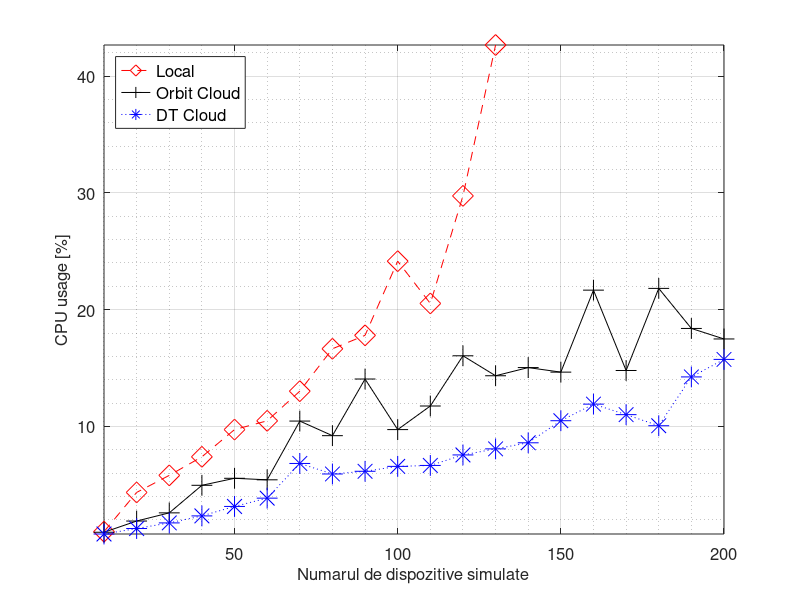
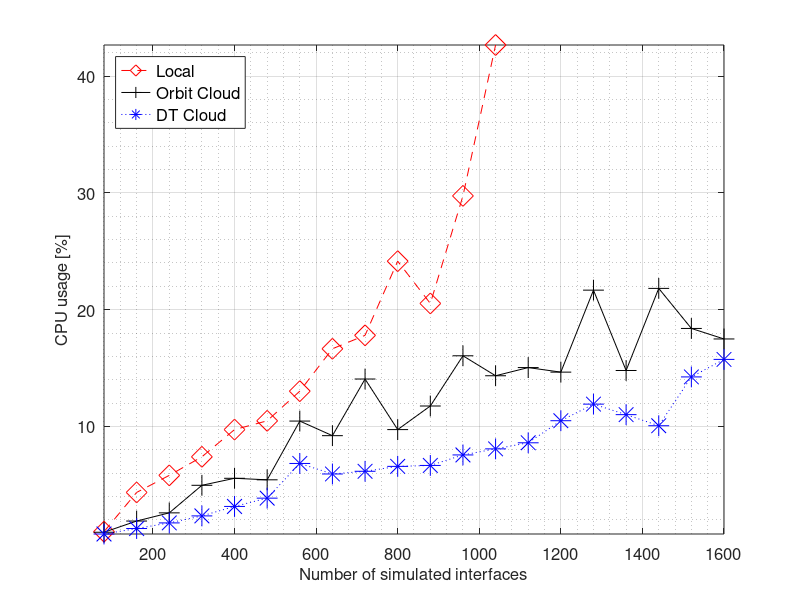
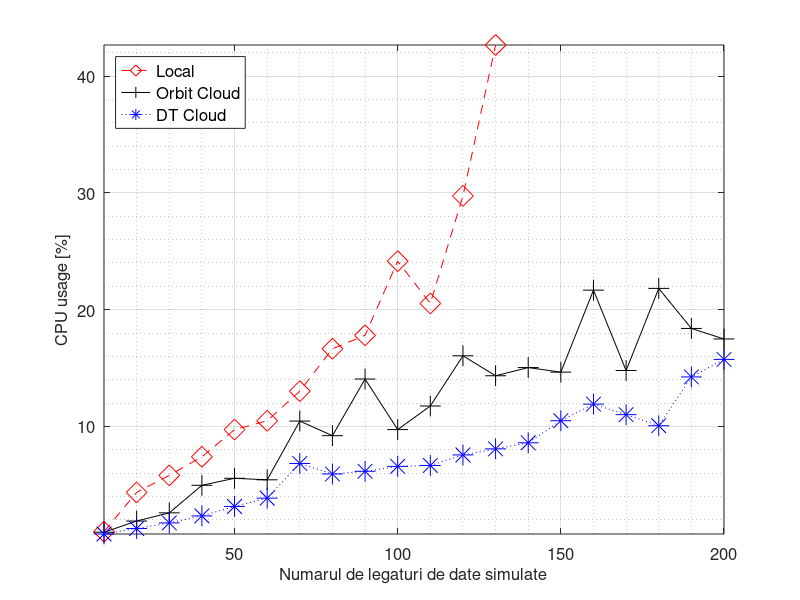

Reproduce these figures in MATLAB, in order.
nes = [10:10:200]
intfs = [80:80:1600]
links = [10:10:200]

local_percent = [0.0099,0.0435,0.0581,0.074,0.0973,0.1048,0.1302,0.1665,0.178,0.2415,0.2053,0.2974,0.4266,NaN,NaN,NaN,NaN,NaN,NaN,NaN]
orbit_percent = [0.0094,0.019,0.026,0.0496,0.0556,0.0543,0.1046,0.0921,0.1406,0.0973,0.1175,0.1605,0.1434,0.1504,0.1465,0.2167,0.1479,0.2182,0.1839,0.1749]
dt_percent = [0.0079,0.0126,0.0174,0.0234,0.0315,0.0386,0.0683,0.0593,0.0616,0.0658,0.0666,0.0756,0.0808,0.086,0.1049,0.1191,0.1101,0.1006,0.1424,0.1574]

local = local_percent * 100
orbit = orbit_percent * 100
dt = dt_percent * 100

figure(1)
plot(nes,local, '--dr', 'markersize', 15, nes, orbit, '-+k', 'markersize', 15, nes, dt, ':*b', 'markersize', 15)
set(gca, "fontsize", 12)

xlabel('Numarul de dispozitive simulate', "fontsize", 12)
grid on
grid minor on
ylabel('CPU usage [%]', "fontsize", 12)
leg = legend('Local','Orbit Cloud','DT Cloud', "location", 'northwest')
set(leg, "fontsize", 12)
axis('tight')

#la = num2str(local(:));
#lb = cellstr(la);
#lc = strtrim(lb);

#oa = num2str(orbit(:));
#ob = cellstr(oa);
#oc = strtrim(ob);

#da = num2str(dt(:));
#db = cellstr(da);
#dc = strtrim(db);

#text(nes, local, lc)
#text(nes, orbit, oc)
#text(nes, dt, dc)

figure(2)
plot(intfs,local, '--dr', 'markersize', 15, intfs, orbit, '-+k', 'markersize', 15, intfs, dt, ':*b', 'markersize', 15)
set(gca, "fontsize", 12)

xlabel('Number of simulated interfaces', "fontsize", 12)
grid on
grid minor on
ylabel('CPU usage [%]', "fontsize", 12)
leg = legend('Local','Orbit Cloud','DT Cloud', "location", 'northwest')
set(leg, "fontsize", 12)
axis('tight')

#la = num2str(local(:));
#lb = cellstr(la);
#lc = strtrim(lb);

#oa = num2str(orbit(:));
#ob = cellstr(oa);
#oc = strtrim(ob);

#da = num2str(dt(:));
#db = cellstr(da);
#dc = strtrim(db);

#text(intfs, local, lc)
#text(intfs, orbit, oc)
#text(intfs, dt, dc)

figure(3)
plot(links,local, '--dr', 'markersize', 15, links, orbit, '-+k', 'markersize', 15, links, dt, ':*b', 'markersize', 15)
set(gca, "fontsize", 12)

xlabel('Numarul de legaturi de date simulate', "fontsize", 12)
grid on
grid minor on
ylabel('CPU usage [%]', "fontsize", 12)
leg = legend('Local','Orbit Cloud','DT Cloud', "location", 'northwest')
set(leg, "fontsize", 12)
axis('tight')

#la = num2str(local(:));
#lb = cellstr(la);
#lc = strtrim(lb);

#oa = num2str(orbit(:));
#ob = cellstr(oa);
#oc = strtrim(ob);

#da = num2str(dt(:));
#db = cellstr(da);
#dc = strtrim(db);

#text(links, local, lc)
#text(links, orbit, oc)
#text(links, dt, dc)
